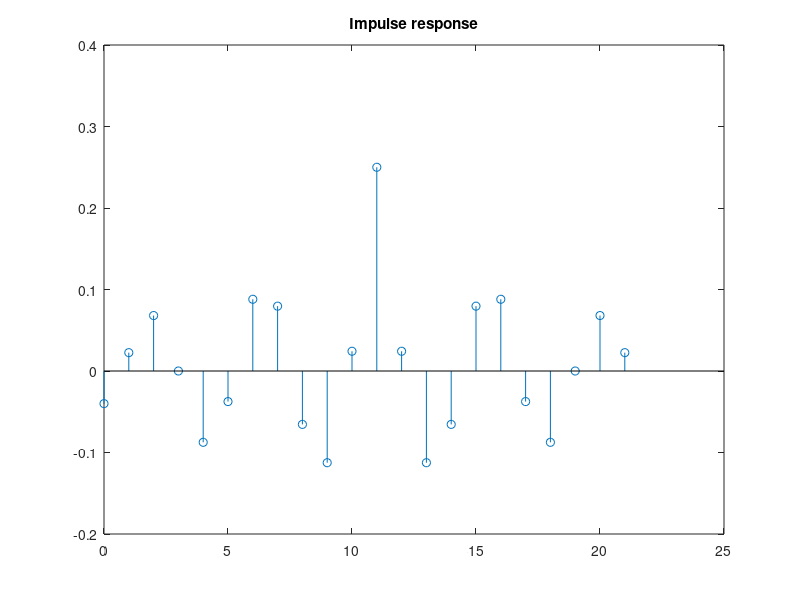
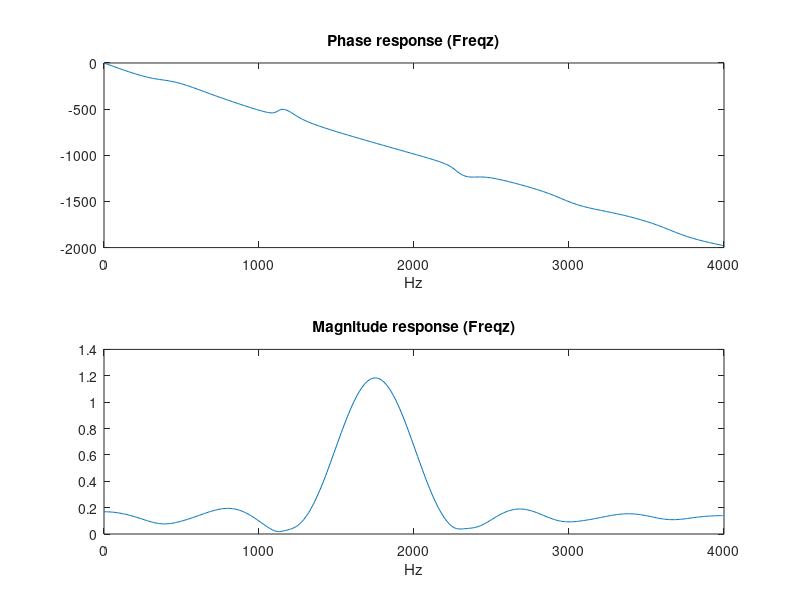

Reproduce these figures in MATLAB, in order.
clear all
close all
clc
clf

fs = 8000; %Sampling frequency
Wp = [1500/(fs/2), 2000/(fs/2)]; %Passband
Ws = [1000/(fs/2), 2500/(fs/2)]; %Stopband 
bd = 500;
thetac = mean(Wp)*pi;
thetab = ((Wp(end)-Wp(1))/2)*pi;
N= 22; %Order
Beta = N/2;

n = 0:N-1;

h = (1./(pi*(n-Beta))).*(sin((thetac+thetab)*(n-Beta)) - sin((thetac-thetab)*(n-Beta)));
h(12)=0.25;

figure(1)
stem(n,h)
title('Impulse response')

figure(2)
[H,w] = freqz(h);
w = w*fs/(2*pi);
subplot(2,1,1)
plot(w,unwrap(angle(H))*180/pi)
xlabel('Hz')
title('Phase response (Freqz)')
subplot(2,1,2)
plot(w,abs(H))
xlabel('Hz')
title('Magnitude response (Freqz)')